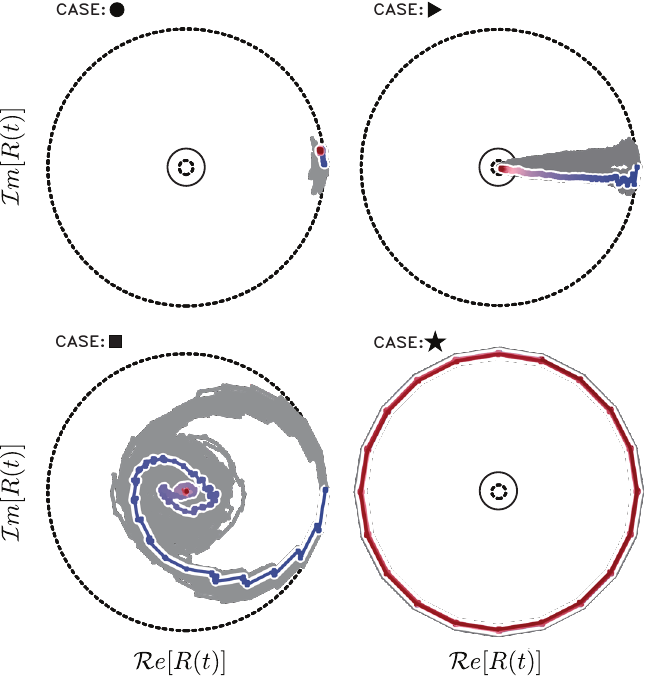
#> input picture docs/assets/circular-moment-regimes.png, 647 x 676 px
$ python -i flatten_figure04_panels.py   (imports and definitions only)
#> lines starting #> are read from the running program, lines starting #| are printed output that depends on the picture; after the words box and inside, x2 and y2 are one past the last pixel; in counts of white or black regions, pixels touching at a corner belong together
#> in _process, img is the input picture: PIL image 647x676 RGB; mean R, G, B 241.4, 240, 240.8
"""Flatten the figure04 panels used by the umbrella GIF.

For each PNG under ``docs/assets/figure04_panels/`` this script:

* removes the two dashed and the one continuous concentric black circles by
  replacing dark low-saturation pixels (and their anti-alias halo) with
  white;
* converts the coloured red/blue trajectory into a uniform grey that
  matches the cloud, while keeping the trajectory's own white border and
  the surrounding grey cloud intact.

The originals are copied to ``figure04_panels/original/`` on the first run
so the transformation is reproducible from a clean source.
"""

from __future__ import annotations

import shutil
from pathlib import Path

import numpy as np
from PIL import Image
from scipy import ndimage

PANELS_DIR = Path(__file__).resolve().parents[1] / "assets" / "figure04_panels"
BACKUP_DIR = PANELS_DIR / "original"

# Uniform grey used for the trajectory. Chosen to sit between the darker
# cloud samples (~143) and the lighter ones (~175) so the flattened
# trajectory blends into every panel without visible seams.
TARGET_GREY = np.array([170, 170, 170], dtype=np.uint8)

# Pixels darker than this (in any channel) count as "black" ink, no matter
# their chroma. The perimeter dashes of the outer dashed circle carry a
# tiny channel imbalance from the PDF renderer (RGB values around
# (18, 16, 15)) which would otherwise register as coloured; treating them
# as black here keeps them out of the trajectory halo.
BLACK_MAX = 120
# Saturation above this counts as colour (0-255 scale).
SAT_THRESHOLD = 40
# Lower brightness bound for a pixel to be treated as truly coloured. Real
# trajectory pixels always have max_c > 130; using 100 leaves a safe
# margin while excluding the near-black perimeter dashes.
COLOR_MIN_VALUE = 100
# Dilation radius applied to the black mask so anti-alias halos of the
# concentric circles are removed too.
BLACK_HALO = 2
# Dilation radius applied to the trajectory mask so the trajectory's own
# white outline (and its anti-alias fringe with the coloured core) also
# gets recoloured into the target grey.
TRAJECTORY_HALO = 8
# Any pixel with a max-minus-min channel spread above this counts as
# "still tinted" and is neutralised in the final desaturation pass.
CHROMA_TINT_THRESHOLD = 3
# Any (already neutral) grey pixel darker than this is flattened to
# TARGET_GREY so the whole cloud renders as one uniform shade. Values
# above this bound are treated as background anti-alias fringe and left
# alone, which keeps the cloud edges smooth rather than jagged.
FLATTEN_MAX = 250


def _classify(arr: np.ndarray) -> tuple[np.ndarray, np.ndarray]:
    """Return ``(black_mask, colored_mask)`` for the RGB image ``arr``."""

    # int32 to avoid overflow in ``(max_c - min_c) * 255`` (int16 wraps
    # for saturated reds/blues, silently flipping the sign of ``sat``).
    r = arr[..., 0].astype(np.int32)
#> r: shape (676, 647) int32; 240 distinct labels, from 16 to 255
    g = arr[..., 1].astype(np.int32)
#> g: shape (676, 647) int32; 241 distinct labels, from 15 to 255
    b = arr[..., 2].astype(np.int32)
#> b: shape (676, 647) int32; 243 distinct labels, from 13 to 255
    max_c = np.maximum(np.maximum(r, g), b)
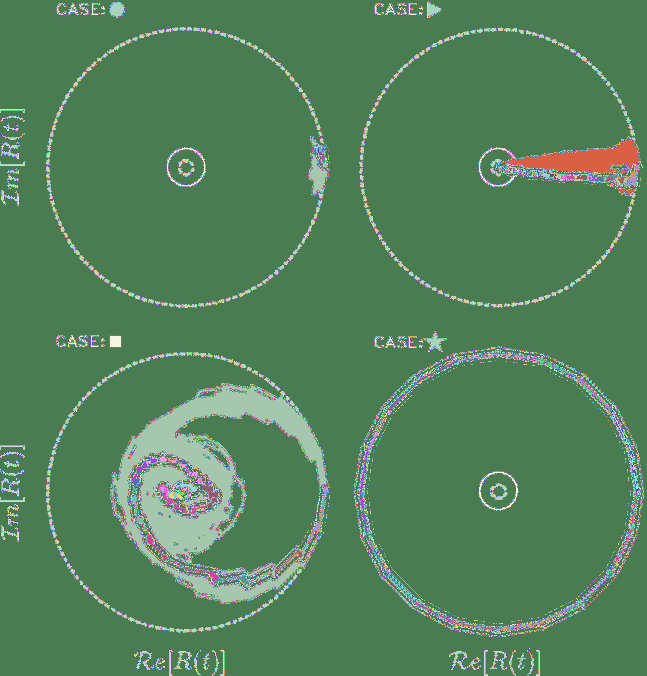
#> max_c: shape (676, 647) int32; 240 distinct labels, from 16 to 255; one colour per label, 0 black
    min_c = np.minimum(np.minimum(r, g), b)
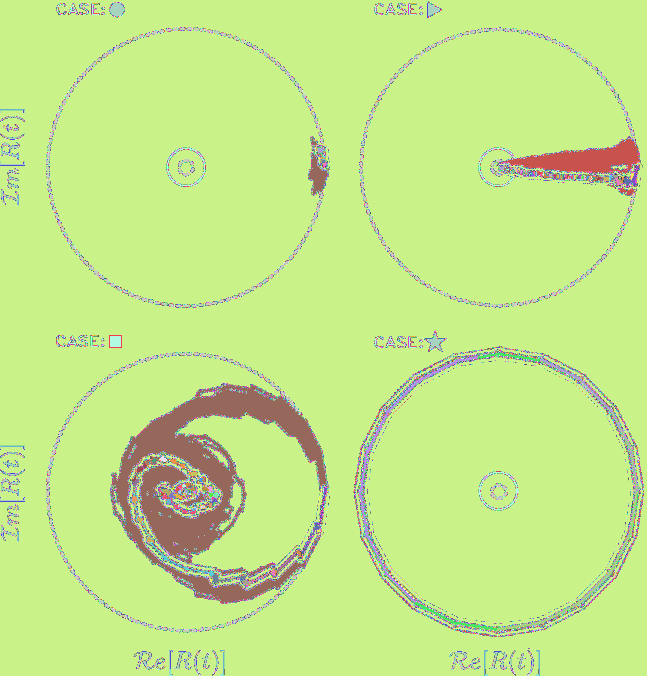
#> min_c: shape (676, 647) int32; 243 distinct labels, from 13 to 255; one colour per label, 0 black
    sat = np.where(
        max_c > 0,
        (max_c - min_c) * 255 // np.maximum(max_c, 1),
        0,
    )
#> sat: shape (676, 647) int32; 216 distinct labels, from 0 to 215
    # Colour: high chroma AND bright enough to be part of the trajectory
    # (not a near-black perimeter dash with a small channel imbalance).
    colored_mask = (sat > SAT_THRESHOLD) & (max_c > COLOR_MIN_VALUE)
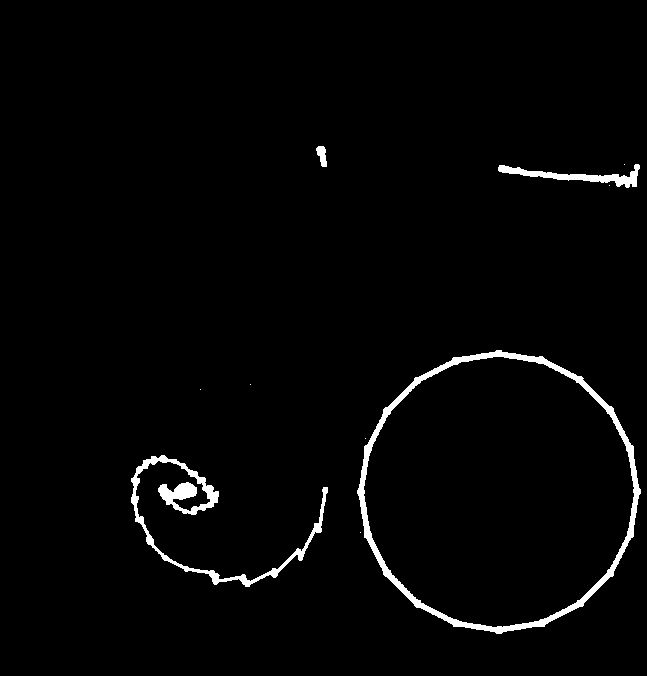
#> colored_mask: shape (676, 647) bool; 2.1% white; 10 white regions (6 under 20 px), largest, box (x1, y1, x2, y2) and area: (357, 350, 641, 634) 5050, (131, 455, 328, 587) 2867, (498, 164, 640, 188) 1042, (316, 146, 327, 167) 151
    # Black: any dark ink, regardless of chroma, so the coloured-looking
    # near-black perimeter dashes are still treated as circle ink.
    black_mask = max_c < BLACK_MAX
#> black_mask: shape (676, 647) bool; 2.2% white in thin lines or dots
    return black_mask, colored_mask


def _process(path: Path) -> None:
    img = Image.open(path).convert("RGB")
    arr = np.array(img)
    black_mask, colored_mask = _classify(arr)

    # Grow the black mask so the anti-aliased ring around each concentric
    # circle also disappears. The dilation runs before the colour swap so
    # the extra pixels are still recognisably "not cloud".
    if BLACK_HALO > 0:
        halo = ndimage.binary_dilation(black_mask, iterations=BLACK_HALO)
#> halo: shape (676, 647) bool; 6.7% white; 164 white regions (109 under 20 px), largest, box (x1, y1, x2, y2) and area: (44, 25, 326, 310) 5331, (358, 26, 639, 309) 5295, (44, 350, 305, 634) 4598
        # Only sweep away halo pixels that are neither strongly coloured
        # nor part of the light cloud — i.e. the darker greys that come
        # from anti-aliasing.
        max_c = arr.max(axis=-1)
        halo_extra = halo & (~black_mask) & (~colored_mask) & (max_c < 210)
#> halo_extra: shape (676, 647) bool; 0.85% white in thin lines or dots
        black_mask = black_mask | halo_extra
#> black_mask: shape (676, 647) bool; 3.1% white in thin lines or dots

    out = arr.copy()
    out[colored_mask] = TARGET_GREY
    out[black_mask] = np.array([255, 255, 255], dtype=np.uint8)

    # Sweep the white outline that the trajectory drew on top of the cloud
    # into the same grey. We look at pixels within TRAJECTORY_HALO of the
    # original coloured mask that are still very light (i.e. the white
    # border ring, not the surrounding cloud).
    if TRAJECTORY_HALO > 0:
        traj_zone = ndimage.binary_dilation(
            colored_mask, iterations=TRAJECTORY_HALO
        )
#> traj_zone: shape (676, 647) bool; 7.5% white; 6 white regions, box (x1, y1, x2, y2) and area: (349, 342, 647, 642) 17574, (123, 447, 336, 595) 10428, (490, 156, 647, 196) 3775, (308, 138, 335, 175) 688, (242, 376, 259, 393) 145, (192, 381, 209, 398) 145
        current_max = out.max(axis=-1)
        border_mask = traj_zone & (~colored_mask) & (current_max >= 230)
#> border_mask: shape (676, 647) bool; 3.8% white; 22 white regions (12 under 20 px), largest, box (x1, y1, x2, y2) and area: (364, 357, 634, 627) 5605, (349, 342, 647, 642) 5405, (129, 453, 336, 589) 3192
        out[border_mask] = TARGET_GREY
#> out: shape (676, 647, 3); mean R, G, B 244.5, 244.5, 244.7

    # Neutralise any residual chroma so faint pink/blue anti-alias fringes
    # around the trajectory (and the cloud's own subtle tint) become plain
    # grey. Each affected pixel keeps its own brightness so the cloud's
    # soft shading is preserved rather than flattened to TARGET_GREY.
    r_out = out[..., 0].astype(np.int32)
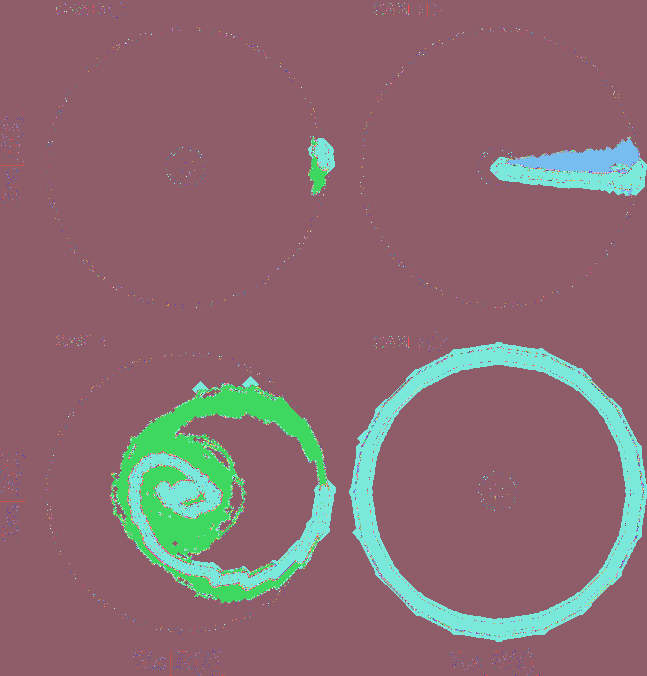
#> r_out: shape (676, 647) int32; 141 distinct labels, from 115 to 255; one colour per label, 0 black
    g_out = out[..., 1].astype(np.int32)
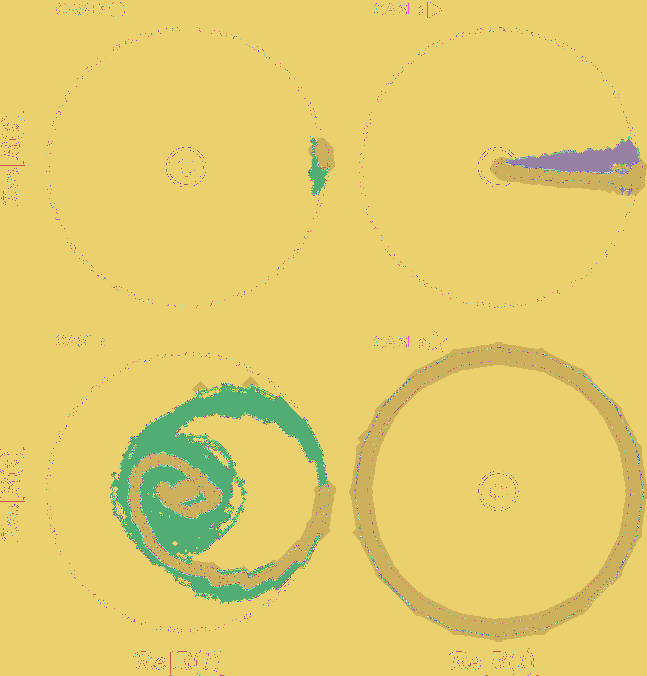
#> g_out: shape (676, 647) int32; 142 distinct labels, from 114 to 255; one colour per label, 0 black
    b_out = out[..., 2].astype(np.int32)
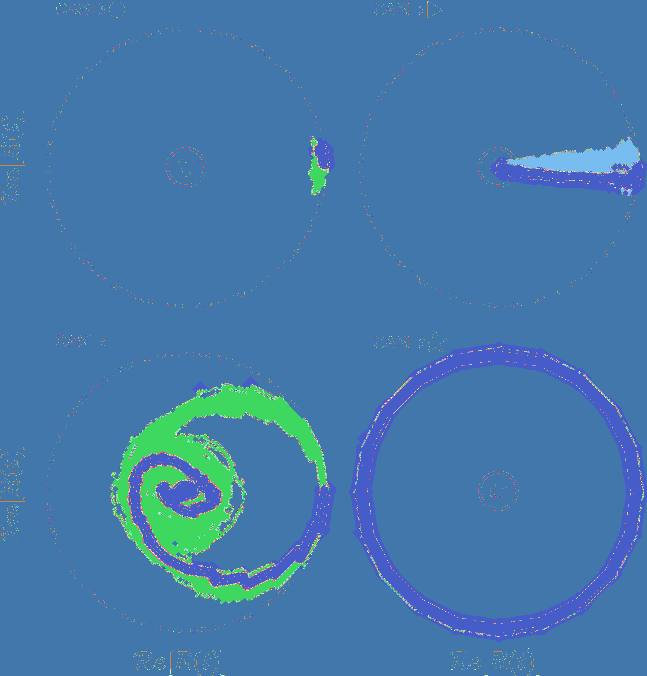
#> b_out: shape (676, 647) int32; 137 distinct labels, from 119 to 255; one colour per label, 0 black
    chroma = (
        np.maximum(np.maximum(r_out, g_out), b_out)
        - np.minimum(np.minimum(r_out, g_out), b_out)
    )
#> chroma: shape (676, 647) int32; 35 distinct labels, from 0 to 34
    tint_mask = chroma > CHROMA_TINT_THRESHOLD
#> tint_mask: shape (676, 647) bool; 4.4% white; 337 white regions (327 under 20 px), largest, box (x1, y1, x2, y2) and area: (110, 384, 329, 604) 15129, (505, 137, 640, 174) 2374, (308, 152, 329, 195) 431
    if tint_mask.any():
        neutral = ((r_out + g_out + b_out) // 3).astype(np.uint8)
        out[..., 0] = np.where(tint_mask, neutral, out[..., 0])
#> out: shape (676, 647, 3); mean R, G, B 244.5, 244.5, 244.7
        out[..., 1] = np.where(tint_mask, neutral, out[..., 1])
#> out: shape (676, 647, 3); mean R, G, B 244.5, 244.5, 244.7
        out[..., 2] = np.where(tint_mask, neutral, out[..., 2])
#> out: shape (676, 647, 3); mean R, G, B 244.5, 244.5, 244.5

    # Collapse every remaining grey shade to the single TARGET_GREY. We
    # keep the brightest anti-alias fringe (values above FLATTEN_MAX) so
    # the cloud outline still fades softly into the white background.
    grey_val = out[..., 0]
    flat_mask = grey_val < FLATTEN_MAX
#> flat_mask: shape (676, 647) bool; 11.3% white; 1216 white regions (1209 under 20 px), largest, box (x1, y1, x2, y2) and area: (110, 376, 336, 604) 23675, (349, 342, 647, 642) 17574, (490, 136, 647, 196) 5450
    out[flat_mask] = TARGET_GREY
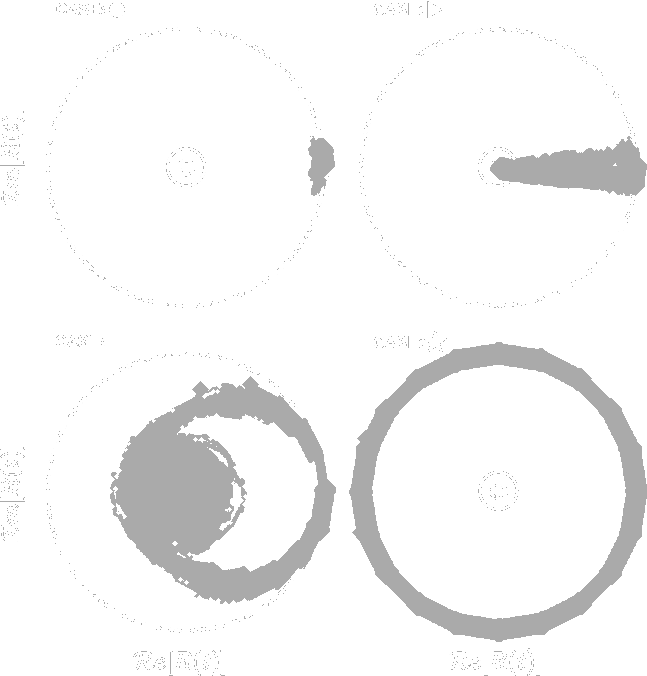
#> out: shape (676, 647, 3); min 170, max 255, mean 245.4

    Image.fromarray(out).save(path)


def main() -> None:
    BACKUP_DIR.mkdir(parents=True, exist_ok=True)
    for src in sorted(PANELS_DIR.glob("*.png")):
        if src.parent != PANELS_DIR:
            continue
        backup = BACKUP_DIR / src.name
        if not backup.exists():
            shutil.copy2(src, backup)
        # Always process from the backup so re-runs are idempotent.
        shutil.copy2(backup, src)
        _process(src)
        print(f"flattened {src.name}")


# [2 lines not run here, left out]

>>> result = _process('../assets/circular-moment-regimes.png')
